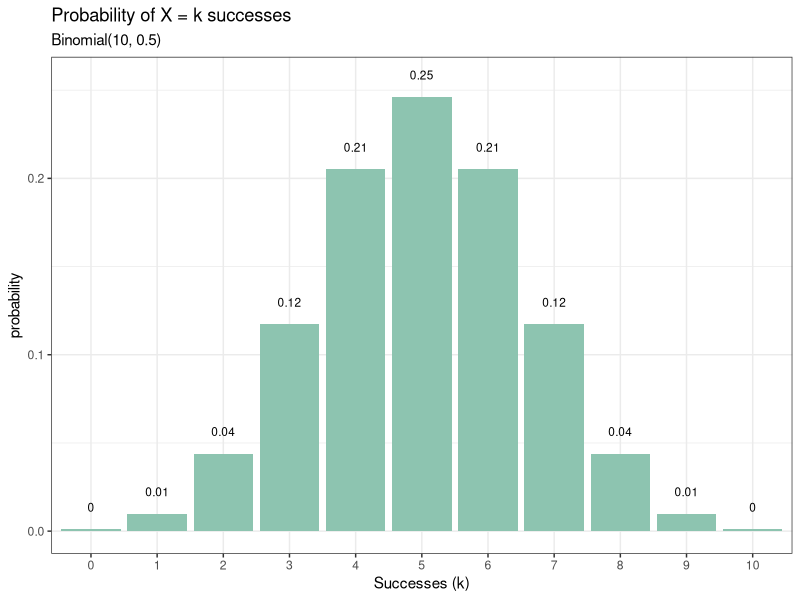
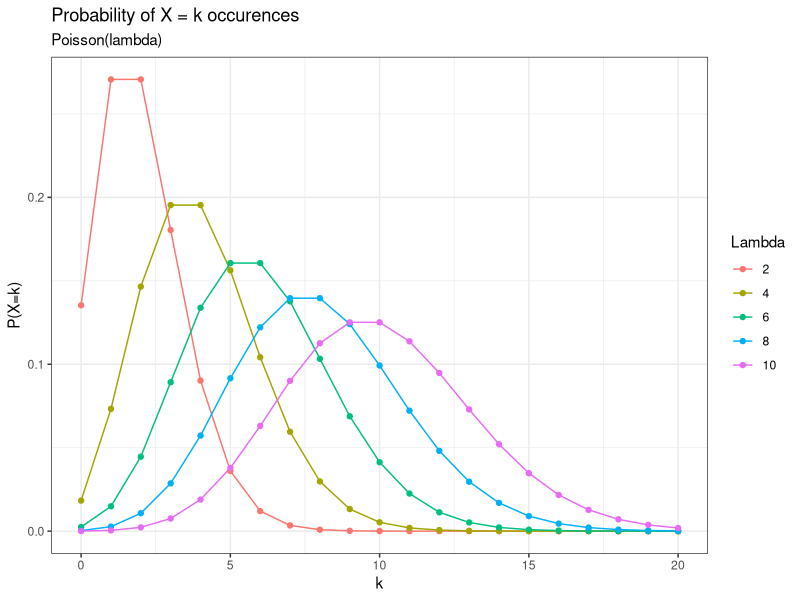

These charts were generated, in order, by the following R code:
## ---- chunk 1
library(tidyverse)
theme_set(theme_bw())
## ---- chunk 2
#| fig-align: center
dat <- tibble(heads = 0:10, prob = dbinom(x = 0:10, size = 10, prob = 0.5))

ggplot(dat,aes(x = factor(heads), y = prob)) +
  geom_col(fill = '#8dc4b0') +
  geom_text(aes(label = round(prob,2), y = prob + 0.01),
    position = position_dodge(0.9),
    size = 3,vjust = 0) +
  labs(title = "Probability of X = k successes",
       subtitle = "Binomial(10, 0.5)",
       x = "Successes (k)",y = "probability")
## ---- chunk 3
#| echo: false
#| fig-align: center
x_vals <- 0:20
lambda_vals <- seq(2,10,2)

p_dat <- map_df(lambda_vals, ~ tibble(
  l = paste(.),
  x = x_vals,
  y = dpois(x_vals, .)
))

ggplot(p_dat, aes(x, y, color = factor(l, levels = lambda_vals))) +
  geom_line() +
  geom_point(data = p_dat, 
             aes(x, y, color = factor(l, levels = lambda_vals))) +
  labs(title = "Probability of X = k occurences",
       subtitle = "Poisson(lambda)",
       x = "k",y = 'P(X=k)',color = "Lambda")
